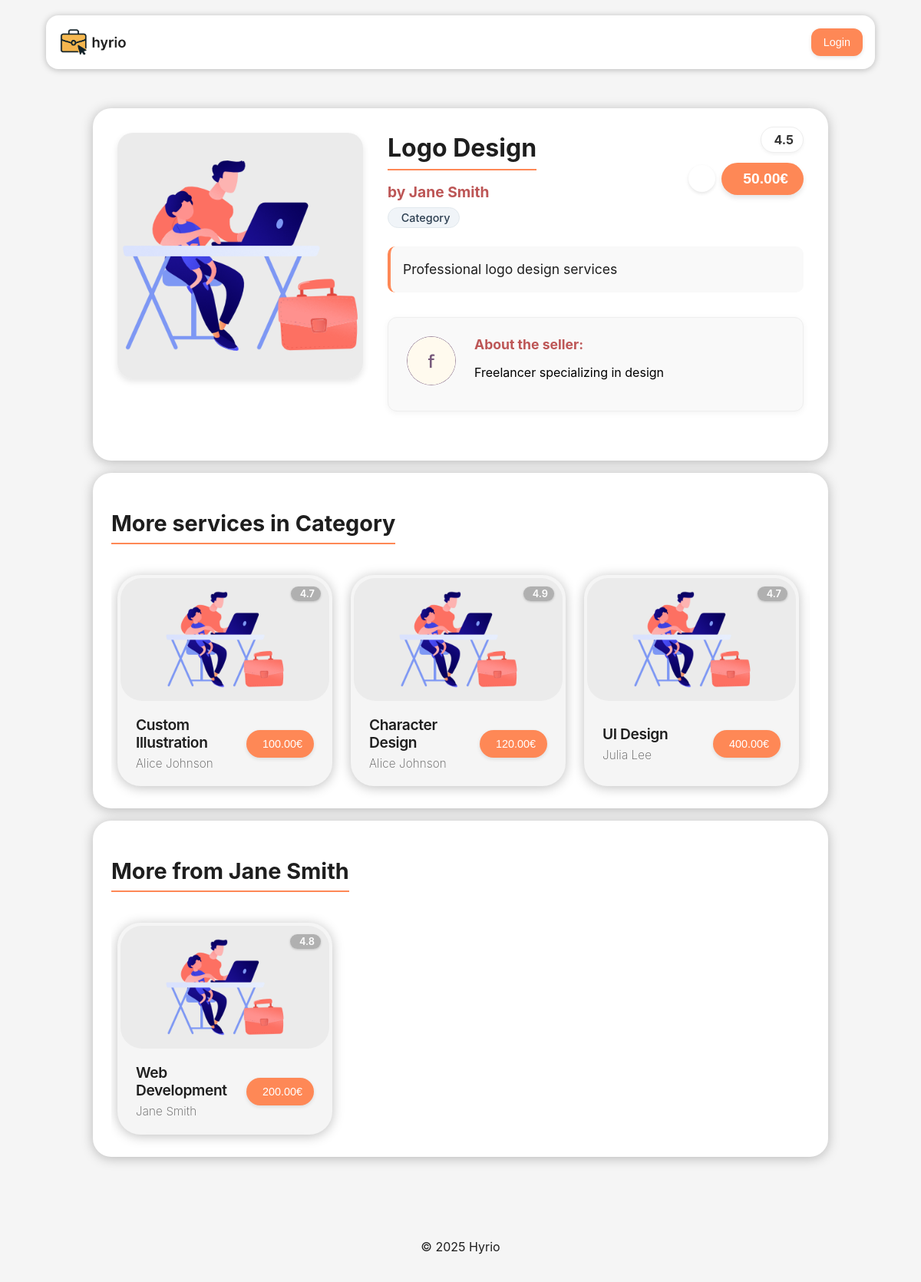
The page /pages/service.php?id=1 on the database its author committed.
### tables this page shows
CREATE TABLE services (id INTEGER PRIMARY KEY,
  name VARCHAR(255) NOT NULL,
  description TEXT NOT NULL,
  price DECIMAL(10, 2) NOT NULL CHECK (price >=0),
  seller INTEGER NOT NULL REFERENCES users(id),
  category INTEGER NOT NULL REFERENCES categories(id),
  image TEXT NOT NULL,
  rating DECIMAL(2, 1) CHECK (rating >=0 AND rating <=5));

CREATE TABLE users (id INTEGER PRIMARY KEY,
  name VARCHAR(255) NOT NULL,
  username VARCHAR(255) NOT NULL UNIQUE,
  password TEXT NOT NULL,  -- Use bcrypt for hashing
  email VARCHAR(255) NOT NULL UNIQUE,
  is_seller BOOLEAN NOT NULL DEFAULT 0,
  is_admin BOOLEAN NOT NULL DEFAULT 0,
  profile_pic TEXT NOT NULL,
  bio TEXT);

### database/classes/service.php (called while the page is built, shortened)
<?php
class Service
{
    private string $name;
    private string $description;
    private float $price;
    private string $image;
    private ?float $rating;
    public function __construct(int $id, string $name, string $description, float $price, int $seller, int $category, string $image, ?float $rating)
    {
        $this->name = $name;
        $this->description = $description;
        $this->price = $price;
        $this->image = $image;
        $this->rating = $rating;
    }
    public static function getServiceById(int $id): ?Service
    {
        try {
            $db = Database::getInstance();
            $stmt = $db->prepare('SELECT * FROM services WHERE id = ?');
            $stmt->execute([$id]);
            $service = $stmt->fetch();
            if ($service) {
                return new Service(
                    (int)$service['id'],
                    $service['name'],
                    $service['description'],
                    (float)$service['price'],
                    (int)$service['seller'],
                    (int)$service['category'],
                    $service['image'],
                    isset($service['rating']) ? (float)$service['rating'] : null
                );
            }
            return null;
        } catch (PDOException $e) {
            return null;
        }
    }
    public static function getRelatedServicesByCategory(int $categoryId, int $currentServiceId, int $limit = 4): array
    {
        try {
            $db = Database::getInstance();
            $stmt = $db->prepare('
                SELECT services.*, users.name as seller_name, categories.name as category_name
                FROM services
                JOIN users ON services.seller = users.id
                JOIN categories ON services.category = categories.id
                WHERE services.category = ?
                AND services.id != ?
                ORDER BY RANDOM()
                LIMIT ?
            ');
            $stmt->execute([$categoryId, $currentServiceId, $limit]);
            $services = $stmt->fetchAll();
            return $services;
        } catch (PDOException $e) {
            return [];
        }
    }
    public static function getRelatedServicesBySeller(int $sellerId, int $currentServiceId, int $limit = 4): array
    {
        try {
            $db = Database::getInstance();
            $stmt = $db->prepare('
                SELECT services.*, users.name as seller_name, categories.name as category_name
                FROM services
                JOIN users ON services.seller = users.id
                JOIN categories ON services.category = categories.id
                WHERE services.seller = ?
                AND services.id != ?
                ORDER BY RANDOM()
                LIMIT ?
            ');
            $stmt->execute([$sellerId, $currentServiceId, $limit]);
            $services = $stmt->fetchAll();
            return $services;
        } catch (PDOException $e) {
            return [];
        }
    }
    public function getName(): string
    {
        return $this->name;
    }
    public function getDescription(): string
    {
        return $this->description;
    }
    public function getPrice(): float
    {
        return $this->price;
    }
    public function getImage(): string
    {
        return $this->image;
    }
    public function getRating(): ?float
    {
        return $this->rating;
    }
}

### database/classes/user.php (called while the page is built, shortened)
<?php
class User
{
    private string $name;
    private string $profilePic;
    private string $bio;
    public function __construct(int $id, string $name, string $username, string $email, bool $isSeller, bool $isAdmin, string $profilePic, string $bio)
    {
        $this->name = $name;
        $this->profilePic = $profilePic;
        $this->bio = $bio;
    }
    public static function getUserById(int $id): ?User
    {
        try {
            $db = Database::getInstance();
            $stmt = $db->prepare('SELECT * FROM users WHERE id = ?');
            $stmt->execute([$id]);
            $user = $stmt->fetch();
            if ($user) {
                return new User($user['id'], $user['name'], $user['username'], $user['email'], (bool)$user['is_seller'], (bool)$user['is_admin'], $user['profile_pic'], $user['bio']);
            }
            return null;
        } catch (PDOException $e) {
            return null;
        }
    }
    public function getName(): string
    {
        return $this->name;
    }
    public function getProfilePic(): string
    {
        return $this->profilePic;
    }
    public function getBio(): string
    {
        return $this->bio;
    }
}

### pages/service.php (the view, shortened to what this page needs)
<?php
require_once(__DIR__ . '/../includes/common.php');
require_once(__DIR__ . '/../components/button/button.php');
require_once(__DIR__ . '/../components/card/card.php');
require_once(__DIR__ . '/../database/classes/service.php');
require_once(__DIR__ . '/../database/classes/user.php');
echo '<link rel="stylesheet" href="/css/service.css">';
$service = Service::getServiceById((int) $_GET['id']);
$seller = User::getUserById($service->getSeller());
$isFavorite = false;
?>
<main>
  <?php
  if ($service):
    ?>
    <div class="service-details-container">
      <div class="service-header">
        <div class="service-pricing-block">
          <?php if ($service->getRating()): ?>
            <div class="rating-section">
              <div class="stars-container">
                <span class="rating-value"><?= number_format(floatval($service->getRating()), 1) ?></span>
              </div>
            </div>
          <?php endif; ?>
          <div class="favorite-price-container">
            <form action="/actions/favorite_action.php" method="post" class="favorite-form">
              <button type="submit" class="favorite-button <?php echo $isFavorite ? 'active' : ''; ?>"
                aria-label="<?php echo $isFavorite ? 'Remove from favorites' : 'Add to favorites'; ?>">
              </button>
            </form>
            <div class="price-section">
              <form action="/pages/checkout.php" method="get" style="display:inline;">
                <button type="submit" class="service-price-button">
                  <span><?= htmlspecialchars(number_format($service->getPrice(), 2)) ?>€</span>
                </button>
              </form>
            </div>
          </div>
        </div>
      </div>
      <div class="service-image">
        <img src="<?= htmlspecialchars($service->getImage()) ?>" alt="<?= htmlspecialchars($service->getName()) ?>">
      </div>
      <div class="service-info">
        <h1><?= htmlspecialchars($service->getName()) ?></h1>
        <div class="service-meta-info">
          <h2>by <?= htmlspecialchars($seller->getName()) ?></h2>
          <span class="service-category"><i class="ph-bold ph-tag"></i> <?= htmlspecialchars("Category") ?></span>
        </div>
        <p class="service-description"><?= nl2br(htmlspecialchars($service->getDescription())) ?></p>
        <div class="seller-profile">
          <img src="<?= htmlspecialchars($seller->getProfilePic()) ?>" alt="<?= htmlspecialchars($seller->getName()) ?>"
            class="seller-pic">
          <div class="seller-bio">
            <strong>About the seller:</strong>
            <p><?= htmlspecialchars($seller->getBio()) ?></p>
          </div>
        </div>
      </div>
    </div>
    <div class="related-services">
      <h2>More services in <?= htmlspecialchars("Category") ?></h2>
      <div class="services-row">
        <?php
        $categoryServices = Service::getRelatedServicesByCategory($service->getCategory(), $service->getId());
        if (!empty($categoryServices)) {
          foreach ($categoryServices as $relatedService) {
            Card::render($relatedService);
          }
        } else {
          echo '<p class="none">No related services found in this category.</p>';
        }
        ?>
      </div>
    </div>
    <div class="related-services">
      <h2>More from <?= htmlspecialchars($seller->getName()) ?></h2>
      <div class="services-row">
        <?php
        $sellerServices = Service::getRelatedServicesBySeller($service->getSeller(), $service->getId());
        if (!empty($sellerServices)) {
          foreach ($sellerServices as $sellerService) {
            Card::render($sellerService);
          }
        } else {
          echo '<p class="none">No other services available from this seller.</p>';
        }
        ?>
      </div>
    </div>
  <?php endif; ?>
</main>

### components/card/card.php (shortened to what this page needs)
<?php
class Card
{
  private static $cssIncluded = false;
  public static function includeCSS()
  {
    if (!self::$cssIncluded) {
      echo '<link rel="stylesheet" href="/components/card/css/card.css">';
      self::$cssIncluded = true;
    }
  }
  public static function render($service = null, $showPrice = true)
  {
    self::includeCSS();
    require_once(__DIR__ . '/../button/button.php');
    require_once(__DIR__ . '/../../database/classes/user.php');
    $serviceId = isset($service['id']) ? (int) $service['id'] : 0;
    $seller = User::getUserById($service['seller']);
?>
    <a href="/pages/service.php?id=<?= $serviceId ?>" class="card-link">
      <div class="card" id="container">
        <div class="card-rating">
          <span><?= isset($service['rating']) ? htmlspecialchars(number_format($service['rating'], 1)) : '4.5' ?></span>
        </div>
        <div class="image-container">
          <img src="<?=htmlspecialchars($service['image'])?>"
            alt="<?= isset($service['name']) ? htmlspecialchars($service['name']) : 'Service' ?>">
        </div>
        <div id="label">
          <div id="titles">
            <h3><?= isset($service['name']) ? htmlspecialchars($service['name']) : 'i build minecraft servers' ?></h3>
            <p><?= htmlspecialchars($seller->getName())?></p>
          </div>
          <?php
          if ($showPrice) {
            echo '<span>' . (isset($service['price']) ? htmlspecialchars(number_format($service['price'], 2)) : '230') . '€</span>';
          }
          ?>
        </div>
      </div>
    </a>
<?php
  }
}
?>

### css/style.css (style rules this page uses)
:root { --text: #1e1e1e; --background: whitesmoke; --primary: #fe8856; --secondary: #bd5656; --accent: #944c4c; --shadow: rgba(0, 0, 0, 0.25); background: var(--background); font-family: 'Inter', sans-serif; }
html, body { height: 100%; margin: 0; padding: 0; }
body { display: flex; flex-direction: column; min-height: 100vh; }
main { width: 85%; margin: 0 auto; padding: 15px; box-sizing: border-box; overflow-x: hidden; flex: 1 0 auto; }

### components/card/css/card.css (style rules this page uses)
.card-link { text-decoration: none; color: inherit; display: block; transition: transform 0.2s ease; }
.image-container { position: relative; width: 100%; }
.card img { display: block; width: 100%; border-radius: 28px; object-fit: cover; }
.card-rating { position: absolute; top: 15px; right: 15px; z-index: 3; background-color: rgba(0, 0, 0, 0.25); color: white; border-radius: 12px; padding: 4px 10px; display: flex; align-items: center; gap: 4px; font-size: 0.9rem; font-weight: 600; backdrop-filter: blur(2px); -webkit-backdrop-filter: blur(2px); box-shadow: 0 1px 3px rgba(0, 0, 0, 0.2); transition: background-color 0.2s ease; }
.card#container { position: relative; background-color: whitesmoke; margin: 0 auto; padding: 4px; width: 100%; max-width: 100%; box-sizing: border-box; border-radius: 30px; box-shadow: 0 2px 15px 0 var(--shadow); transition: all 0.3s ease-in-out; height: 100%; display: flex; flex-direction: column; overflow: hidden; }
.card #label { padding: 15px 20px 10px; display: flex; flex-direction: row; justify-content: space-between; align-items: center; flex-wrap: nowrap; height: 100%; min-height: 80px; }
.card #titles { padding: 5px 0; flex: 1; min-width: 0; margin-right: 10px; display: flex; flex-direction: column; justify-content: center; overflow-wrap: break-word; word-wrap: break-word; word-break: break-word; hyphens: auto; max-width: calc(100% - 80px); }
.card #titles h3 { margin: 0 0 5px 0; font-weight: 600; color: var(--text); font-size: 1.2em; letter-spacing: -0.02em; line-height: 1.2; white-space: normal; overflow: visible; display: block; max-height: none; text-overflow: initial; overflow-wrap: break-word; word-wrap: break-word; }
.card #titles p { margin: 0; color: #555; font-size: 0.95em; font-weight: 200; line-height: 1.4; letter-spacing: 0.01em; white-space: nowrap; overflow: hidden; text-overflow: ellipsis; }

### rows shown on the page
services: rating "4.5", price "50.00", image (placeholder picture), name "Logo Design", description "Professional logo design services"
users: name "Jane Smith", profile_pic (picture), bio "Freelancer specializing in design"
services: rating "4.7", image (placeholder picture), name "Custom Illustration", seller.name "Alice Johnson", price "100.00"
services: rating "4.9", image (placeholder picture), name "Character Design", seller.name "Alice Johnson", price "120.00"
services: rating "4.7", image (placeholder picture), name "UI Design", seller.name "Julia Lee", price "400.00"
services: rating "4.8", image (placeholder picture), name "Web Development", seller.name "Jane Smith", price "200.00"
